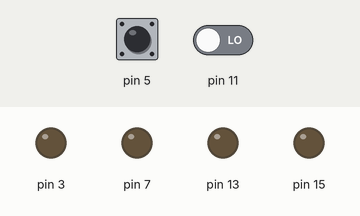
A program run on a simulated Raspberry Pi (header pin numbers). Shown: output pins drawn as LEDs (lit = HIGH). The inputs (shaded band) are chosen by the test bench; at power-on: pin 11 LOW, pin 5 HIGH.

Above: at 1.2 s.
1.3 s: pin 11 driven HIGH
At 2.1 s:
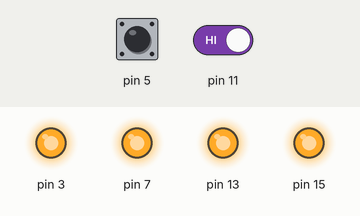
4.3 s: pin 5 pulled LOW for 3.2 s
9.0 s: pin 11 driven LOW
At 9.6 s:
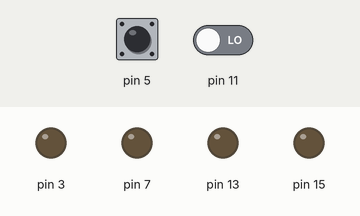
Timing chart, 0 to 12.0 s (numbered marks = the images above; inputs shaded):
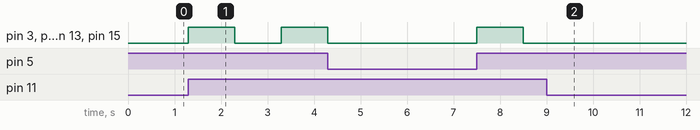

The program:

PushButton-All4ledLight.py
```python
import RPi.GPIO as gpio
from time import sleep

gpio.setwarnings(False)
gpio.setmode(gpio.BOARD)
gpio.setup(3,gpio.OUT,initial=gpio.LOW)
gpio.setup(7,gpio.OUT,initial=gpio.LOW)

gpio.setup(13,gpio.OUT,initial=gpio.LOW)
gpio.setup(15,gpio.OUT,initial=gpio.LOW)
gpio.setup(5,gpio.IN)
gpio.setup(11,gpio.IN)

while True:
    if(gpio.input(5)==gpio.HIGH and gpio.input(11)==gpio.HIGH):


            gpio.output(3,gpio.HIGH)
            gpio.output(7,gpio.HIGH)
            gpio.output(13,gpio.HIGH)
            gpio.output(15,gpio.HIGH)

            sleep(1)

            gpio.output(3,gpio.LOW)
            gpio.output(7,gpio.LOW)
            gpio.output(13,gpio.LOW)
            gpio.output(15,gpio.LOW)

            sleep(1)


    else:

        gpio.output(3,gpio.LOW)
        gpio.output(7,gpio.LOW)
        gpio.output(13,gpio.LOW)
        gpio.output(15,gpio.LOW)
```

Measured:
- after the input at 1.3 s, pin 3, pin 7, pin 13, pin 15: LOW → HIGH at once, → LOW 1.0 s later, → HIGH 1.0 s later
- after the input at 9.0 s, pin 3, pin 7, pin 13, pin 15: stops changing and stays LOW
